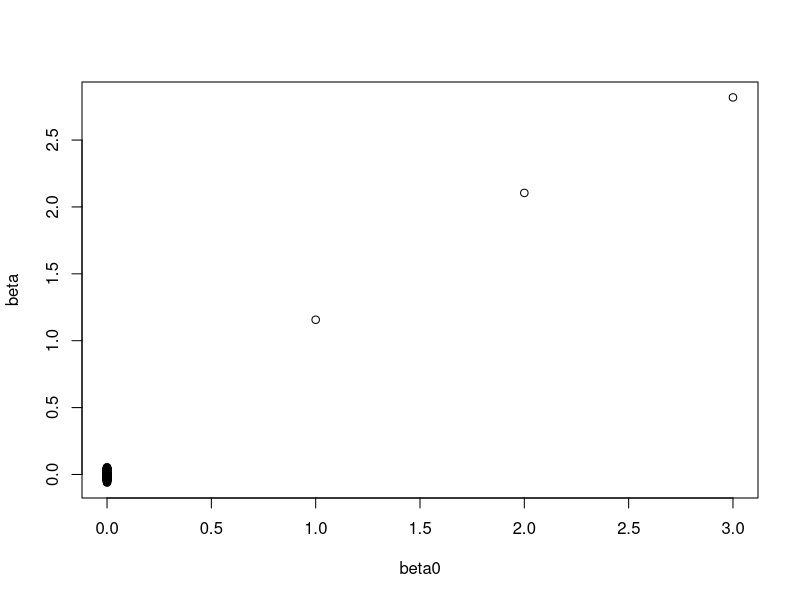

Write the R code that produced this figure.
## ---- chunk 1
knitr::opts_chunk$set(echo = TRUE)
## ---- chunk 2
set.seed(1)
n = 100
p = 1000
pm = matrix(rep(1:p,p),p,p)
pm = pm-t(pm)
pm = 0.6^abs(pm)
x = mvtnorm::rmvnorm(n,rep(0,p),pm)
beta0 = c(c(3,2,1),rep(0,p-3))
eps = rnorm(100,0,sqrt(3))
y = x%*%beta0+eps
## ---- chunk 3
set.seed(5)
v0 = 0.5
v1 = 1000
beta = rep(1,p)
sigma2 = 1
theta = runif(1)
nu = 1
lambda = 1
a = 1
b = 1
## ---- chunk 4
iters = 100
for (it in 1:iters) {
## E-step

ap = theta*dnorm(beta,0,sqrt(sigma2*v1))
bp = (1-theta)*dnorm(beta,0,sqrt(sigma2*v0))
prob = ap/(ap+bp)
d = as.vector((1-prob)/v0+prob/v1)

## M-step
beta = solve(t(x)%*%x+diag(d),t(x)%*%y)
#beta = (diag(1/d)-diag(1/d)%*%t(x)%*%solve(matrix(1,n,n)+x%*%diag(1/d)%*%t(x),x%*%diag(1/d)))%*%t(x)%*%y
sigma2= norm(y-x%*%beta,"2")^2+sum(d*beta^2)+nu*lambda
sigma2 = sigma2/(n+p+nu)
theta = (sum(prob)+a-1)/(a+b+p-2)
}
## ---- chunk 5
plot(beta0,beta)
